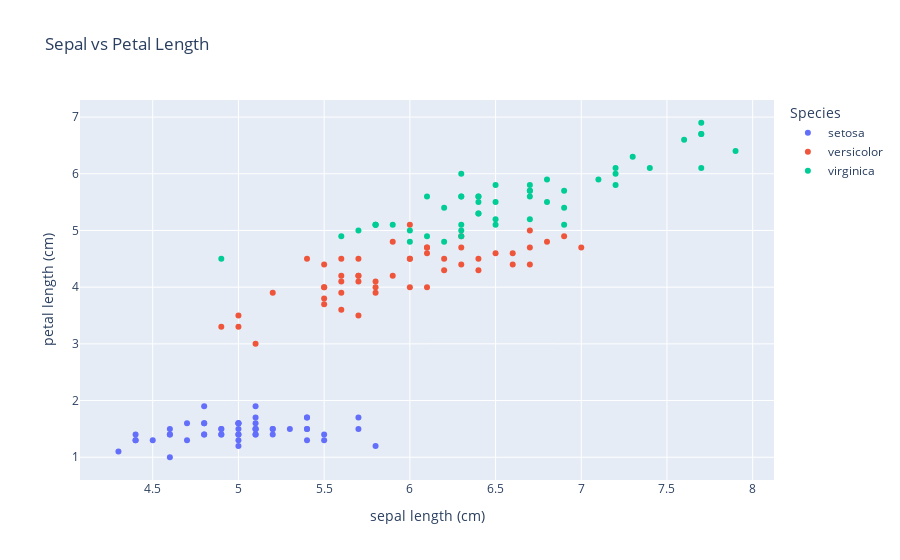

Source (notebook cell):
### Markdown cell above
<p style="font-family:'Times New Roman'; font-size:25px; font-weight:bold; color:red; padding-left:100px;margin:0;background-color:yellow;border-radius:15px;">
4.2 Feature Relationship Analysis
</p>

### Code cell
fig = px.scatter(
    df,
    x="sepal length (cm)",
    y="petal length (cm)",
    color="Species",
    title="Sepal vs Petal Length"
)
fig.show()

### Figure 1 — Plotly figure (JSON) as saved in the notebook; plotly's stock layout.template omitted (floating-point values rounded to 4 significant figures)
{"data": [{"hovertemplate": "Species=setosa<br>sepal length (cm)=%{x}<br>petal length (cm)=%{y}<extra></extra>", "legendgroup": "setosa", "marker": {"color": "#636efa", "symbol": "circle"}, "mode": "markers", "name": "setosa", "orientation": "v", "showlegend": true, "type": "scatter", "x": [5.1, 4.9, 4.7, 4.6, 5.0, 5.4, 4.6, 5.0, 4.4, 4.9, 5.4, 4.8, 4.8, 4.3, 5.8, 5.7, 5.4, 5.1, 5.7, 5.1, 5.4, 5.1, 4.6, 5.1, 4.8, 5.0, 5.0, 5.2, 5.2, 4.7, 4.8, 5.4, 5.2, 5.5, 4.9, 5.0, 5.5, 4.9, 4.4, 5.1, 5.0, 4.5, 4.4, 5.0, 5.1, 4.8, 5.1, 4.6, 5.3, 5.0], "xaxis": "x", "y": [1.4, 1.4, 1.3, 1.5, 1.4, 1.7, 1.4, 1.5, 1.4, 1.5, 1.5, 1.6, 1.4, 1.1, 1.2, 1.5, 1.3, 1.4, 1.7, 1.5, 1.7, 1.5, 1.0, 1.7, 1.9, 1.6, 1.6, 1.5, 1.4, 1.6, 1.6, 1.5, 1.5, 1.4, 1.5, 1.2, 1.3, 1.4, 1.3, 1.5, 1.3, 1.3, 1.3, 1.6, 1.9, 1.4, 1.6, 1.4, 1.5, 1.4], "yaxis": "y"}, {"hovertemplate": "Species=versicolor<br>sepal length (cm)=%{x}<br>petal length (cm)=%{y}<extra></extra>", "legendgroup": "versicolor", "marker": {"color": "#EF553B", "symbol": "circle"}, "mode": "markers", "name": "versicolor", "orientation": "v", "showlegend": true, "type": "scatter", "x": [7.0, 6.4, 6.9, 5.5, 6.5, 5.7, 6.3, 4.9, 6.6, 5.2, 5.0, 5.9, 6.0, 6.1, 5.6, 6.7, 5.6, 5.8, 6.2, 5.6, 5.9, 6.1, 6.3, 6.1, 6.4, 6.6, 6.8, 6.7, 6.0, 5.7, 5.5, 5.5, 5.8, 6.0, 5.4, 6.0, 6.7, 6.3, 5.6, 5.5, 5.5, 6.1, 5.8, 5.0, 5.6, 5.7, 5.7, 6.2, 5.1, 5.7], "xaxis": "x", "y": [4.7, 4.5, 4.9, 4.0, 4.6, 4.5, 4.7, 3.3, 4.6, 3.9, 3.5, 4.2, 4.0, 4.7, 3.6, 4.4, 4.5, 4.1, 4.5, 3.9, 4.8, 4.0, 4.9, 4.7, 4.3, 4.4, 4.8, 5.0, 4.5, 3.5, 3.8, 3.7, 3.9, 5.1, 4.5, 4.5, 4.7, 4.4, 4.1, 4.0, 4.4, 4.6, 4.0, 3.3, 4.2, 4.2, 4.2, 4.3, 3.0, 4.1], "yaxis": "y"}, {"hovertemplate": "Species=virginica<br>sepal length (cm)=%{x}<br>petal length (cm)=%{y}<extra></extra>", "legendgroup": "virginica", "marker": {"color": "#00cc96", "symbol": "circle"}, "mode": "markers", "name": "virginica", "orientation": "v", "showlegend": true, "type": "scatter", "x": [6.3, 5.8, 7.1, 6.3, 6.5, 7.6, 4.9, 7.3, 6.7, 7.2, 6.5, 6.4, 6.8, 5.7, 5.8, 6.4, 6.5, 7.7, 7.7, 6.0, 6.9, 5.6, 7.7, 6.3, 6.7, 7.2, 6.2, 6.1, 6.4, 7.2, 7.4, 7.9, 6.4, 6.3, 6.1, 7.7, 6.3, 6.4, 6.0, 6.9, 6.7, 6.9, 5.8, 6.8, 6.7, 6.7, 6.3, 6.5, 6.2, 5.9], "xaxis": "x", "y": [6.0, 5.1, 5.9, 5.6, 5.8, 6.6, 4.5, 6.3, 5.8, 6.1, 5.1, 5.3, 5.5, 5.0, 5.1, 5.3, 5.5, 6.7, 6.9, 5.0, 5.7, 4.9, 6.7, 4.9, 5.7, 6.0, 4.8, 4.9, 5.6, 5.8, 6.1, 6.4, 5.6, 5.1, 5.6, 6.1, 5.6, 5.5, 4.8, 5.4, 5.6, 5.1, 5.1, 5.9, 5.7, 5.2, 5.0, 5.2, 5.4, 5.1], "yaxis": "y"}], "layout": {"legend": {"title": {"text": "Species"}, "tracegroupgap": 0}, "title": {"text": "Sepal vs Petal Length"}, "xaxis": {"anchor": "y", "domain": [0, 1], "title": {"text": "sepal length (cm)"}}, "yaxis": {"anchor": "x", "domain": [0, 1], "title": {"text": "petal length (cm)"}}}}
